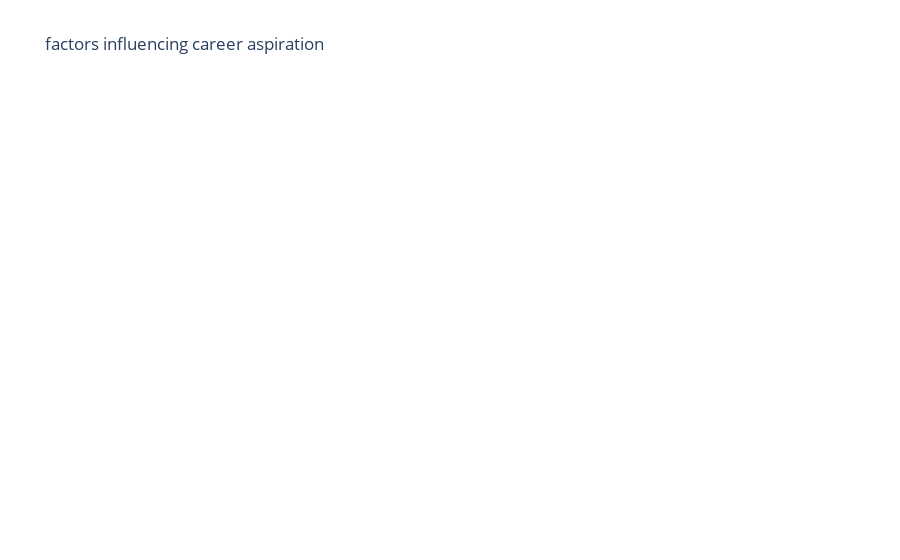

Notebook cell for this chart:
### Code cell
Q1 = df["Which of the below factors influence the most about your career aspirations ?"]

label = Q1.index
counts = Q1.values

colors = ['gold', 'lightgreen']

fig = go.Figure(data = [go.Pie(labels = label, values = counts)])
fig.update_layout(title_text = 'factors influencing career aspiration')
fig.update_traces(hoverinfo = 'label+value', textinfo = 'percent', textfont_size = 30,
                 marker = dict(colors = colors, line = dict(color = 'black', width = 3)))

fig.show()

### Figure 1 — Plotly figure (JSON) as saved in the notebook; plotly's stock layout.template omitted (floating-point values rounded to 4 significant figures; data arrays with more than 128 entries replaced by an {"elided": "..."} marker saying what was removed)
{"data": [{"hoverinfo": "label+value", "labels": {"elided": "235 int values"}, "marker": {"colors": ["gold", "lightgreen"], "line": {"color": "black", "width": 3}}, "textfont": {"size": 30}, "textinfo": "percent", "type": "pie", "values": {"elided": "235 str values"}}], "layout": {"title": {"text": "factors influencing career aspiration"}}}
